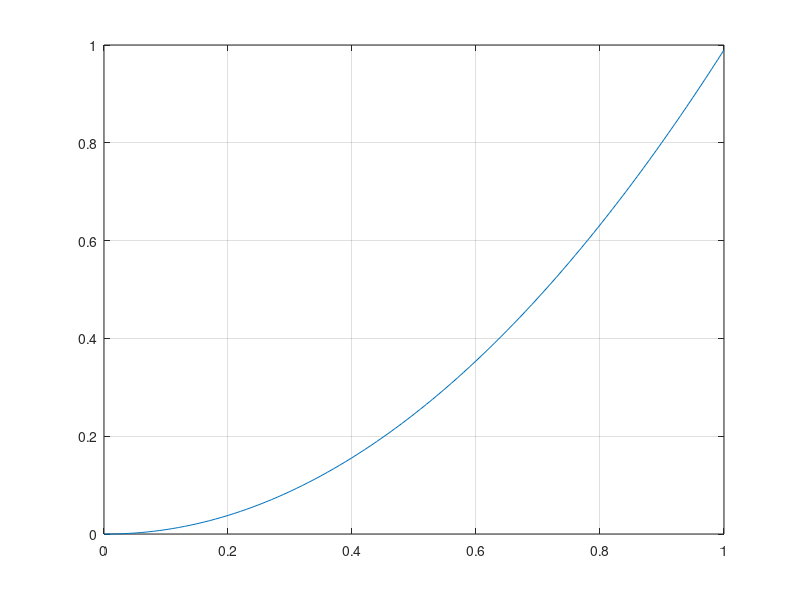

Here is the MATLAB script that generated this plot:
%% Second equation

h = 0.01;
x = 0:h:1;
y = zeros(size(x));
y(1) = 0;
n = numel(x)

for i=1:n-1
    f = 2 * x(i);
    y(i+1) = y(i) + h * f;
end

plot(x,y); grid on